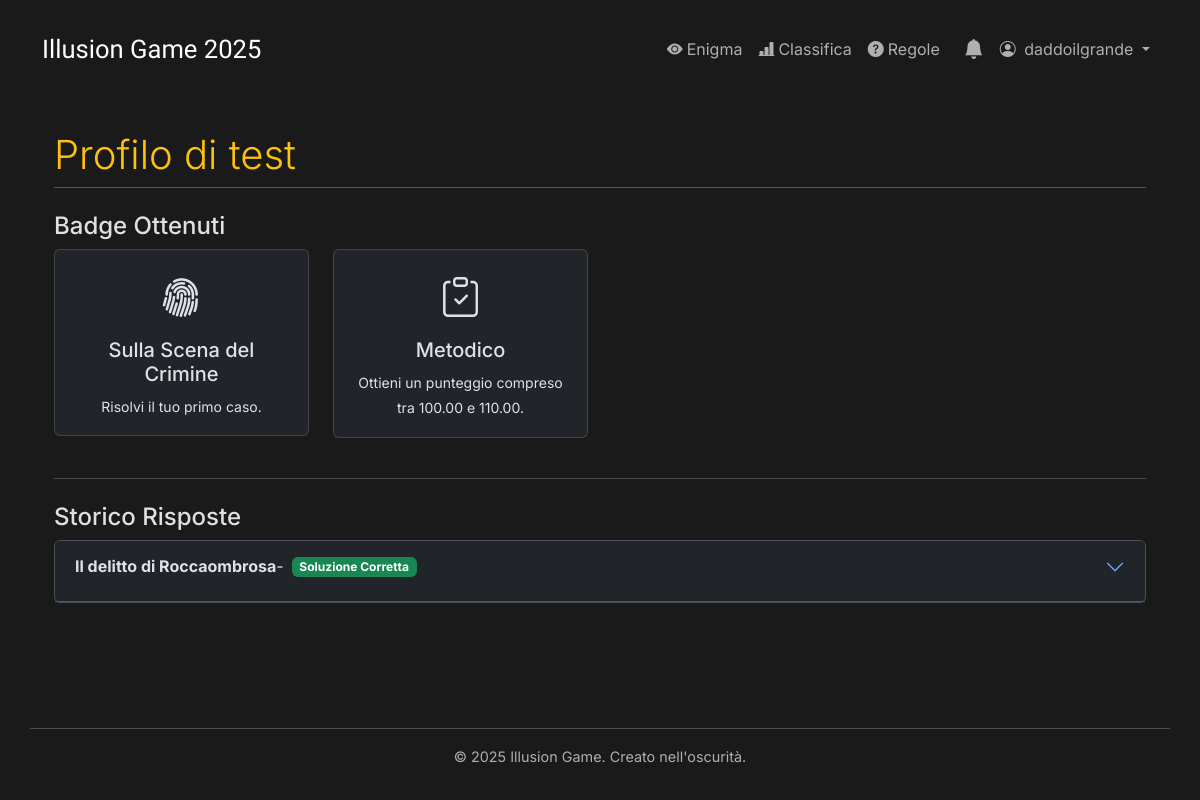
The page /profilo/test/ (signed in) on the database its author committed.
### enigmas/models.py (models this page shows, shortened)
class UserBadge(models.Model):
    utente = models.ForeignKey(User, on_delete=models.CASCADE, related_name='user_badges')
    badge = models.ForeignKey(Badge, on_delete=models.CASCADE, related_name='user_badges')
    data_ottenimento = models.DateTimeField(auto_now_add=True)
    class Meta:
        unique_together = ('utente', 'badge')

class Badge(models.Model):
    nome = models.CharField(max_length=100)
    descrizione = models.TextField()
    icona = models.CharField(max_length=50, help_text="Es. 'bi bi-star'", default='bi bi-patch-question')

class RispostaUtente(models.Model):
    utente = models.ForeignKey(User, on_delete=models.CASCADE, related_name='risposte')
    enigma = models.ForeignKey(Enigma, on_delete=models.CASCADE)
    data_invio = models.DateTimeField(default=timezone.now)
    is_completa_corretta = models.BooleanField(default=False)
    punteggio = models.FloatField(default=0.0)
    suggerimenti_usati = models.PositiveIntegerField(default=0, help_text="Numero di aiuti usati per questo enigma")
    class Meta:
        unique_together = ('utente', 'enigma')
        ordering = ['-data_invio']

class Enigma(models.Model):
    titolo = models.CharField(max_length=200, blank=True, null=True)
    testo = models.TextField(help_text="La descrizione principale o l'introduzione all'enigma/caso.")
    start_time = models.DateTimeField(help_text="Data e ora di inizio visibilità")
    end_time = models.DateTimeField(editable=False)
    is_active = models.BooleanField(default=False, help_text="Seleziona per rendere questo l'enigma/caso corrente")
    notifica_inviata = models.BooleanField(default=False, help_text="Indica se la notifica è già stata inviata")
    class Meta:
        verbose_name = "Enigma o Caso"
        verbose_name_plural = "Enigmi o Casi"
        ordering = ['-start_time']

### enigmas/views.py (the view)
# urls.py: path('profilo/<str:username>/', views.profile_view, name='profile_view'),
@login_required
def profile_view(request, username):
    profile_user = get_object_or_404(User, username=username)
    risposte = RispostaUtente.objects.filter(utente=profile_user).select_related('enigma').order_by('-enigma__start_time')
    badges_utente = UserBadge.objects.filter(utente=profile_user).select_related('badge')
    context = {'profile_user': profile_user, 'risposte': risposte, 'badges': badges_utente}
    return render(request, 'enigmas/profile_detail.html', context)

### enigmas/context_processors.py (called while the page is built)
def unread_notifications_context(request):
    if request.user.is_authenticated:
        count = Notifica.objects.filter(utente=request.user, letta=False).count()
        return {'unread_notifications_count': count}
    return {}

### enigmas/models.py (called while the page is built)
    def is_corretta(self):
        opzioni_corrette_db = OpzioneRisposta.objects.filter(campo_risposta=self.campo, is_corretta=True)
        risposte_corrette_set = set(opzione.testo.strip().lower() for opzione in opzioni_corrette_db)
        risposte_inserite_set = set(ans.strip().lower() for ans in self.valore_inserito.split(',') if ans.strip())
        return risposte_corrette_set == risposte_inserite_set

### enigmas/templates/enigmas/profile_detail.html (shortened to what this page needs)
{% extends 'enigmas/base.html' %}
{% block content %}
<div class="container mt-4">
    <h2 class="display-6">Profilo di {{ profile_user.username }}</h2>
    <h4 class="mt-4">Badge Ottenuti</h4>
    <div class="row">
        {% for user_badge in badges %}
        <div class="col-md-3 mb-3">
            <div class="card text-center">
                <div class="card-body">
                    <i class="{{ user_badge.badge.icona }} fs-1"></i>
                    <h5 class="card-title mt-2">{{ user_badge.badge.nome }}</h5>
                    <p class="card-text"><small>{{ user_badge.badge.descrizione }}</small></p>
                </div>
            </div>
        </div>
        {% empty %}
        <div class="col">
            <p>Nessun badge ancora ottenuto.</p>
        </div>
        {% endfor %}
    </div>
    <hr class="my-4">
    <h4 class="mt-4">Storico Risposte</h4>
    <div class="accordion" id="storicoAccordion">
        {% for risposta in risposte %}
        <div class="accordion-item">
            <h2 class="accordion-header" id="heading-{{ risposta.id }}">
                <button class="accordion-button collapsed" type="button" data-bs-toggle="collapse" data-bs-target="#collapse-{{ risposta.id }}">
                    <strong>{{ risposta.enigma.titolo }}</strong> -
                    <span class="ms-2 badge {% if risposta.is_completa_corretta %}bg-success{% else %}bg-danger{% endif %}">
                        {% if risposta.is_completa_corretta %}Soluzione Corretta{% else %}Soluzione Errata{% endif %}
                    </span>
                </button>
            </h2>
        </div>
        {% empty %}
        <div class="alert alert-info">
            Nessuna risposta inviata.
        </div>
        {% endfor %}
    </div>
</div>
{% endblock %}

### enigmas/templates/enigmas/base.html (shortened to what this page needs)
{% load static %}
<!DOCTYPE html>
<html lang="it" data-bs-theme="dark">
<head>
    <link href="https://cdn.jsdelivr.net/npm/bootstrap@5.3.3/dist/css/bootstrap.min.css" rel="stylesheet" xintegrity="sha384-QWTKZyjpPEjISv5WaRU9OFeRpok6YctnYmDr5pNlyT2bRjXh0JMhjY6hW+ALEwIH">
    <link rel="stylesheet" href="{% static 'enigmas/css/style.css' %}">
    <link rel="stylesheet" href="https://cdn.jsdelivr.net/npm/bootstrap-icons@1.11.3/font/bootstrap-icons.min.css">
</head>
<body class="d-flex flex-column">
    <nav class="navbar navbar-expand-lg navbar-custom">
        <div class="container">
            <a class="navbar-brand navbar-brand-custom" href="{% url 'enigma_view' %}">
                Illusion Game 2025
            </a>
            <div class="collapse navbar-collapse" id="navbarNavContent">
                <ul class="navbar-nav ms-auto mb-2 mb-lg-0 align-items-center">
                    {% if user.is_authenticated %}
                        <li class="nav-item"> <a class="nav-link {% if request.resolver_match.url_name == 'enigma_view' %}active{% endif %}" href="{% url 'enigma_view' %}"><i class="bi bi-eye-fill me-1"></i>Enigma</a> </li>
                        <li class="nav-item"> <a class="nav-link {% if request.resolver_match.url_name == 'classifica' %}active{% endif %}" href="{% url 'classifica' %}"><i class="bi bi-bar-chart-line-fill me-1"></i>Classifica</a> </li>
                        <li class="nav-item"> <a class="nav-link " href="{% url 'regole_punteggio' %}"><i class="bi bi-question-circle-fill me-1"></i>Regole</a> </li>
                        <li class="nav-item d-none d-lg-block notification-bell-desktop">
                            <a class="nav-link position-relative px-2 {% if request.resolver_match.url_name == 'lista_notifiche' %}active{% endif %}"
                               href="{% url 'lista_notifiche' %}"
                               title="Notifiche">
                                <i class="bi bi-bell-fill fs-5"></i>
                            </a>
                        </li>
                        <li class="nav-item dropdown">
                            <a class="nav-link dropdown-toggle" href="#" role="button" data-bs-toggle="dropdown" aria-expanded="false">
                                <i class="bi bi-person-circle me-1"></i> {{ user.username }}
                            </a>
                        </li>
                    {% else %}
                        <li class="nav-item">
                            <a class="nav-link {% if request.resolver_match.url_name == 'account_login' %}active{% endif %}" href="{% url 'account_login' %}"><i class="bi bi-box-arrow-in-right me-1"></i>Login</a>
                        </li>
                    {% endif %}
                </ul>
            </div>
        </div>
    </nav>
    <div class="container mt-4 mb-5 flex-grow-1">
        {% block content %}{% endblock %}
    </div>
    <footer class="container text-center text-body-secondary py-3 border-top">
        <p>&copy; {% now "Y" %} Illusion Game. Creato nell'oscurità.</p>
    </footer>
</body>
</html>

### enigmas/static/enigmas/css/style.css (style rules this page uses)
body { background-color: #1a1a1a; color: #e0e0e0; font-family: 'Courier New', Courier, monospace; margin: 0; padding: 0; line-height: 1.6; }
nav { margin-top: 1rem; }
nav a { color: #b0bec5; text-decoration: none; transition: color 0.3s ease; }
h2, h3 { color: #FFC109; border-bottom: 1px solid #555; padding-bottom: 0.5rem; margin-bottom: 1.5rem; }
footer { text-align: center; margin-top: 3rem; padding: 1.5rem; font-size: 0.9rem; color: #666; border-top: 1px solid #333; }
.navbar-brand-custom { font-family: "Rubik Glitch", system-ui; color: #ffffff !important; font-weight: 400; font-size: 1.6rem; }

### enigmas/templates/enigmas/base.html (style rules this page uses)
body { font-family: 'Inter', sans-serif; background-color: #1a1a1a; display: flex; flex-direction: column; min-height: 100vh; }
.flex-grow-1 { flex-grow: 1; }
.notification-bell-desktop { margin-left: 0.5rem; }

### rows shown on the page
UserBadge: badge.nome "Sulla Scena del Crimine", badge.descrizione "Risolvi il tuo primo caso."
UserBadge: badge.nome "Metodico", badge.descrizione "Ottieni un punteggio compreso tra 100.00 e 110.00."
RispostaUtente: enigma.titolo "Il delitto di Roccaombrosa", is_completa_corretta "Soluzione Corretta"

### other values the page prints
{{ user.username }} "daddoilgrande"
{{ profile_user.username }} "test"
